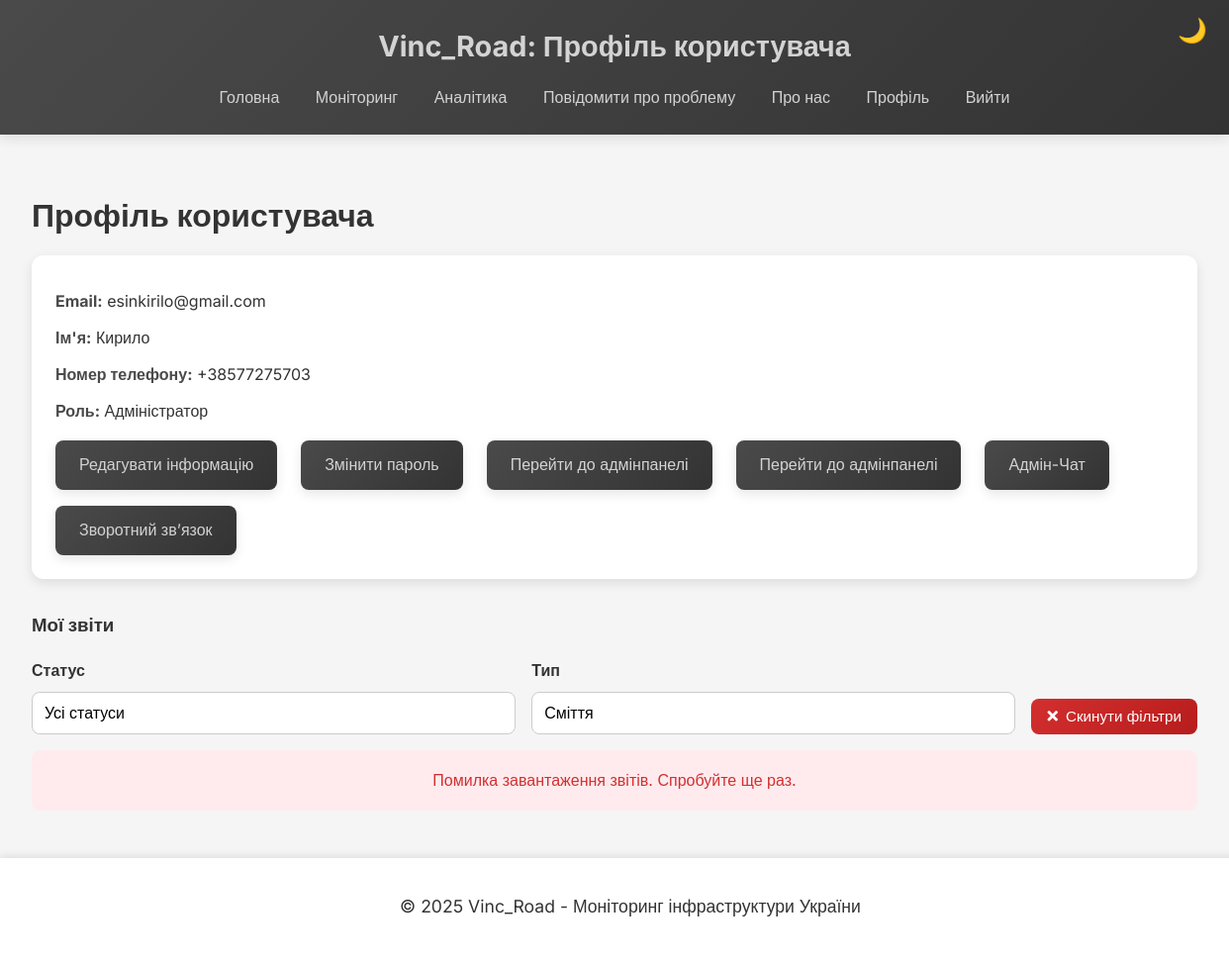
/php/profile.php?type=trash (signed in), run on the app's committed database.
### tables this page shows
CREATE TABLE `users` (
  `id` int(11) NOT NULL,
  `email` varchar(255) NOT NULL,
  `password_hash` varchar(255) NOT NULL,
  `role` enum('admin','moderator','user') DEFAULT 'user',
  `name` varchar(100) DEFAULT NULL,
  `phone` varchar(20) DEFAULT NULL
);

### include/auth.php (called while the page is built, shortened)
<?php
function isLoggedIn() {
    return isset($_SESSION['user_id']);
}
function isAdmin() {
    return isLoggedIn() && isset($_SESSION['role']) && $_SESSION['role'] === 'admin';
}
function isModerator() {
    return isLoggedIn() && isset($_SESSION['role']) && ($_SESSION['role'] === 'moderator' || $_SESSION['role'] === 'admin');
}
?>

### php/profile.php (the view, shortened to what this page needs)
<?php
require_once '../includes/auth.php';
$conn = getDbConnection();
$user_id = $_SESSION['user_id'];
$stmt = $conn->prepare("SELECT email, name, phone, role FROM users WHERE id = ?");
$stmt->bind_param("i", $user_id);
if (!$stmt->execute()) {
    $error = "Помилка отримання даних користувача: " . $stmt->error;
}
$user = $stmt->get_result()->fetch_assoc();
$type_filter = $_GET['type'] ?? '';
$roles = [
    'admin' => 'Адміністратор',
    'moderator' => 'Модератор',
    'user' => 'Користувач'
];
$types = [
    'pothole' => 'Вибоїна',
    'trash' => 'Сміття',
    'light' => 'Освітлення',
    'sign' => 'Дорожній знак',
    'other' => 'Інше'
];
?>
<!DOCTYPE html>
<html lang="uk">
<head>
    <link rel="stylesheet" href="../css/common.css">
    <link rel="stylesheet" href="../css/profile.css">
    <link rel="stylesheet" href="../css/admin_chat.css">
    <link rel="stylesheet" href="https://cdnjs.cloudflare.com/ajax/libs/font-awesome/5.15.4/css/all.min.css">
    <link rel="stylesheet" href="../css/responsive.css">
</head>
<body>
    <button id="theme-toggle" class="theme-toggle">🌙</button>
    <header>
        <h1>Vinc_Road: Профіль користувача</h1>
        <nav>
            <a href="index.php">Головна</a>
            <a href="monitor.php">Моніторинг</a>
            <a href="analytics.php">Аналітика</a>
            <a href="report.php">Повідомити про проблему</a>
            <a href="about.php">Про нас</a>
            <a href="profile.php">Профіль</a>
            <a href="logout.php">Вийти</a>
        </nav>
    </header>
    <main>
        <section>
            <h2>Профіль користувача</h2>
            <div class="profile-info">
                <p><strong>Email:</strong> <?php echo htmlspecialchars($user['email']); ?></p>
                <p><strong>Ім'я:</strong> <?php echo htmlspecialchars($user['name'] ?? 'Не вказано'); ?></p>
                <p><strong>Номер телефону:</strong> <?php echo htmlspecialchars($user['phone'] ?? 'Не вказано'); ?></p>
                <p><strong>Роль:</strong> <?php echo htmlspecialchars($roles[$user['role']] ?? 'Користувач'); ?></p>
                <div class="profile-actions">
                    <a href="#" class="action-btn" data-form="edit-info">Редагувати інформацію</a>
                    <a href="#" class="action-btn" data-form="change-password">Змінити пароль</a>
                    <?php if (isAdmin()): ?>
                        <a href="admin.php" class="action-btn admin-btn">Перейти до адмінпанелі</a>
                    <?php endif; ?>
                    <?php if (isModerator()): ?>
                        <a href="admin.php" class="action-btn admin-btn">Перейти до адмінпанелі</a>
                    <?php endif; ?>
                    <?php if (isModerator()): ?>
                        <a href="admin_chat.php" class="action-btn admin-chat-btn">
                            Адмін-Чат
                        </a>
                    <?php endif; ?>
                    <a href="feedback.php" class="action-btn feedback-btn">
                        Зворотний зв’язок
                    </a>
                </div>
            </div>
            <h3>Мої звіти</h3>
            <form class="filter-form" id="filter-form">
                <div class="form-group">
                    <label for="status">Статус</label>
                    <select name="status" id="status">
                        <option value="">Усі статуси</option>
                    </select>
                </div>
                <div class="form-group">
                    <label for="type">Тип</label>
                    <select name="type" id="type">
                        <?php foreach ($types as $key => $label): ?>
                            <option value="<?php echo $key; ?>" <?php echo $type_filter === $key ? 'selected' : ''; ?>><?php echo htmlspecialchars($label); ?></option>
                        <?php endforeach; ?>
                    </select>
                </div>
                <button type="button" class="reset-filters"><i class="fas fa-times"></i> Скинути фільтри</button>
            </form>
            <div id="reports-container">
            </div>
        </section>
    </main>
    <footer>
        <p>© 2025 Vinc_Road - Моніторинг інфраструктури України</p>
    </footer>
</body>
</html>

### css/common.css (style rules this page uses)
:root { --primary-color: #4a4a4a; --accent-color: #d3d3d3; --background-light: #f5f5f5; --background-dark: #1c2526; --text-light: #333333; --text-dark: #e0e0e0; --card-bg-light: #ffffff; --card-bg-dark: #2f2f2f; --shadow: 0 4px 12px rgba(0, 0, 0, 0.1); --transition: all 0.3s ease; }
body { font-family: 'Inter', sans-serif; margin: 0; padding: 0; line-height: 1.6; color: var(--text-light); background-color: var(--background-light); display: flex; flex-direction: column; min-height: 100vh; transition: var(--transition); }
header { background: linear-gradient(135deg, var(--primary-color), #333333); color: var(--accent-color); padding: 1.5rem; text-align: center; box-shadow: var(--shadow); }
header h1 { margin: 0; font-size: 1.8rem; font-weight: 700; }
nav { margin-top: 1rem; }
nav a { color: var(--accent-color); margin: 0 1rem; text-decoration: none; font-weight: 500; transition: var(--transition); }
main { max-width: 1200px; margin: 0 auto; padding: 2rem; flex: 1 0 auto; }
footer { background-color: var(--card-bg-light); text-align: center; padding: 1rem; width: 100%; flex-shrink: 0; box-shadow: 0 -2px 8px rgba(0, 0, 0, 0.1); }
.theme-toggle { position: fixed; top: 1rem; right: 1rem; background: none; border: none; font-size: 1.5rem; cursor: pointer; color: var(--accent-color); transition: var(--transition); }

### css/profile.css (style rules this page uses)
.profile-info { margin-bottom: 2rem; padding: 1.5rem; background: var(--card-bg-light); border-radius: 12px; box-shadow: var(--shadow); }
.profile-info p { margin: 0.5rem 0; font-size: 1rem; color: var(--text-light); }
.profile-info p strong { color: var(--primary-color); }
.profile-actions { display: flex; gap: 1rem; flex-wrap: wrap; margin-top: 1rem; }
.profile-actions .action-btn { display: inline-block; padding: 0.75rem 1.5rem; border-radius: 8px; text-decoration: none; font-size: 1rem; transition: var(--transition); background: linear-gradient(135deg, var(--primary-color), #333333); color: var(--accent-color); box-shadow: var(--shadow); }
.form-group { display: flex; flex-direction: column; gap: 0.5rem; }
.form-group label { font-weight: 600; color: var(--text-light); }
.form-group input, .form-group select, .form-group textarea { width: 100%; padding: 0.75rem; border-radius: 8px; border: 1px solid #ccc; background: #ffffff; font-size: 1rem; transition: var(--transition); }
select { background-repeat: no-repeat; background-position: right 0.75rem center; background-size: 1rem; padding-right: 2rem; -webkit-appearance: none; -moz-appearance: none; appearance: none; cursor: pointer; }
.filter-form { display: flex; gap: 1rem; margin-bottom: 1rem; flex-wrap: wrap; align-items: flex-end; }
.filter-form .form-group { flex: 1; min-width: 150px; }
.reset-filters { padding: 0.6rem 1rem; border-radius: 8px; background: linear-gradient(135deg, #d32f2f, #b71c1c); color: #ffffff; border: none; font-weight: 500; cursor: pointer; transition: var(--transition); display: flex; align-items: center; gap: 0.5rem; font-size: 0.95rem; }
.action-btn { display: inline-block; padding: 0.5rem 1rem; border-radius: 8px; text-decoration: none; font-size: 0.9rem; transition: var(--transition); margin-right: 0.5rem; }
.action-btn:not(.delete-btn) { background: linear-gradient(135deg, var(--primary-color), #333333); color: var(--accent-color); }

### css/admin_chat.css (style rules this page uses)
p { font-size: 1.1rem; line-height: 1.8; margin-bottom: 1.5rem; color: var(--text-light); }
h2 { color: #333; font-weight: 700; margin-bottom: 1rem; font-size: 2rem; line-height: 1.5; }

### css/responsive.css (style rules this page uses)
:root { --primary-color: #4a4a4a; --accent-color: #d3d3d3; --background-light: #f5f5f5; --background-dark: #1c2526; --text-light: #333333; --text-dark: #e0e0e0; --card-bg-light: #ffffff; --card-bg-dark: #2f2f2f; --shadow: 0 4px 12px rgba(0, 0, 0, 0.1); --transition: all 0.3s ease; }
@media (min-width: 1025px) { main { max-width: 1400px; } }

### data on the page
users: email "esinkirilo@gmail.com", name "Кирило", phone "+38577275703", role "Адміністратор"

### other printed values
form field type "Сміття"
